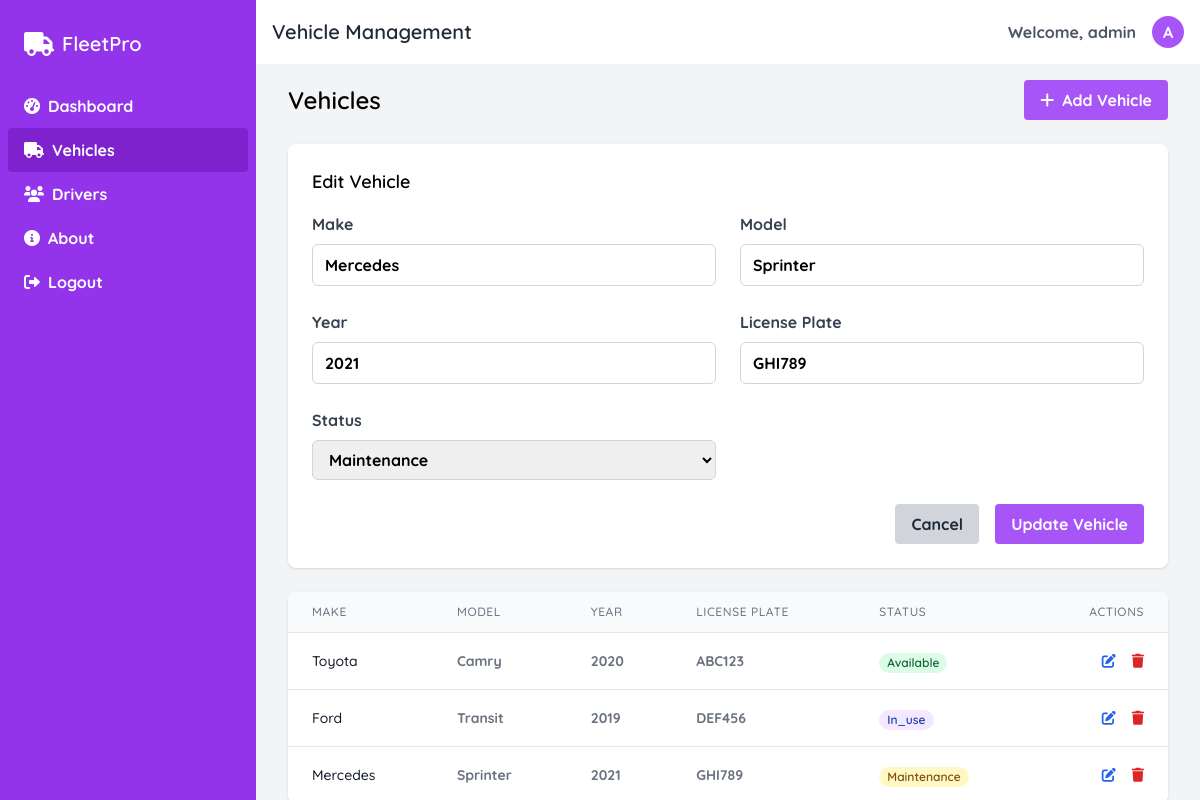
Screenshot of /vehicles.php?action=edit&id=3 (signed in) with the database file from the repository.
### tables this page shows
CREATE TABLE IF NOT EXISTS vehicles (
    id INT AUTO_INCREMENT PRIMARY KEY,
    make VARCHAR(50) NOT NULL,
    model VARCHAR(50) NOT NULL,
    year INT NOT NULL,
    license_plate VARCHAR(20) NOT NULL UNIQUE,
    status ENUM('available', 'in_use', 'maintenance', 'unavailable') DEFAULT 'available',
    created_at TIMESTAMP DEFAULT CURRENT_TIMESTAMP,
    updated_at TIMESTAMP DEFAULT CURRENT_TIMESTAMP ON UPDATE CURRENT_TIMESTAMP
);

### includes/db.php (called while the page is built, shortened)
<?php
global $pdo;
function getVehicles() {
    global $pdo;
    $stmt = $pdo->query("SELECT * FROM vehicles");
    return $stmt->fetchAll(PDO::FETCH_ASSOC);
}
?>

### vehicles.php (the view, shortened to what this page needs)
<?php
require_once 'includes/db.php';
$action = $_GET['action'] ?? '';
$vehicleId = $_GET['id'] ?? 0;
$vehicles = getVehicles();
$statuses = ['available', 'in_use', 'maintenance', 'unavailable'];
?>
<!DOCTYPE html>
<html lang="en">
<head>
    <script src="https://cdn.tailwindcss.com"></script>
    <link rel="stylesheet" href="https://cdnjs.cloudflare.com/ajax/libs/font-awesome/6.0.0/css/all.min.css">
</head>
<body class="bg-gray-100 font-sans">
    <div class="flex h-screen">
        <div class="sidebar bg-purple-600 text-white w-64 space-y-6 py-7 px-2 absolute inset-y-0 left-0 transform -translate-x-full md:relative md:translate-x-0 transition duration-200 ease-in-out">
            <div class="text-white flex items-center space-x-2 px-4">
                <i class="fas fa-truck text-2xl"></i>
                <span class="text-xl font-semibold">FleetPro</span>
            </div>
            <nav>
                <a href="dashboard.php" class="block py-2.5 px-4 rounded transition duration-200 hover:bg-purple-700">
                    <i class="fas fa-tachometer-alt mr-2"></i>Dashboard
                </a>
                <a href="vehicles.php" class="block py-2.5 px-4 rounded transition duration-200 bg-purple-700">
                    <i class="fas fa-truck mr-2"></i>Vehicles
                </a>
                <a href="drivers.php" class="block py-2.5 px-4 rounded transition duration-200 hover:bg-purple-700">
                    <i class="fas fa-users mr-2"></i>Drivers
                </a>
                <a href="about.php" class="block py-2.5 px-4 rounded transition duration-200 hover:bg-purple-700">
                    <i class="fas fa-info-circle mr-2"></i>About
                </a>
                <a href="logout.php" class="block py-2.5 px-4 rounded transition duration-200 hover:bg-purple-700">
                    <i class="fas fa-sign-out-alt mr-2"></i>Logout
                </a>
            </nav>
        </div>
        <div class="flex-1 flex flex-col overflow-hidden">
            <header class="bg-white shadow-sm hidden md:block">
                <div class="flex items-center justify-between p-4">
                    <h1 class="text-xl font-semibold text-gray-800">Vehicle Management</h1>
                    <div class="flex items-center space-x-4">
                        <span class="text-gray-600">Welcome, <?php echo htmlspecialchars($_SESSION['username']); ?></span>
                        <div class="w-8 h-8 rounded-full bg-purple-500 flex items-center justify-center text-white">
                            <?php echo strtoupper(substr($_SESSION['username'], 0, 1)); ?>
                        </div>
                    </div>
                </div>
            </header>
            <main class="flex-1 overflow-x-hidden overflow-y-auto bg-gray-100 p-4">
                <div class="container mx-auto px-4">
                    <div class="flex justify-between items-center mb-6">
                        <h2 class="text-2xl font-semibold">Vehicles</h2>
                        <a href="vehicles.php?action=add" class="bg-purple-500 hover:bg-purple-600 text-white font-bold py-2 px-4 rounded">
                            <i class="fas fa-plus mr-2"></i>Add Vehicle
                        </a>
                    </div>
                    <?php if ($action === 'add' || $action === 'edit'): ?>
                        <?php
                            $vehicle = [];
                            if ($action === 'edit' && $vehicleId > 0) {
                                foreach ($vehicles as $v) {
                                    if ($v['id'] == $vehicleId) {
                                        $vehicle = $v;
                                        break;
                                    }
                                }
                            }
                        ?>
                        <div class="bg-white rounded-lg shadow p-6 mb-6">
                            <h3 class="text-lg font-semibold mb-4">
                                <?php echo $action === 'add' ? 'Add New Vehicle' : 'Edit Vehicle'; ?>
                            </h3>
                            <form method="POST" action="vehicles.php?action=<?php echo $action; ?><?php echo $action === 'edit' ? '&id='.$vehicleId : ''; ?>">
                                <div class="grid grid-cols-1 md:grid-cols-2 gap-6">
                                    <div>
                                        <label class="block text-gray-700 mb-2" for="make">Make</label>
                                        <input type="text" id="make" name="make" required
                                            class="w-full px-3 py-2 border border-gray-300 rounded-md focus:outline-none focus:ring-2 focus:ring-blue-500"
                                            value="<?php echo $vehicle['make'] ?? ''; ?>">
                                    </div>
                                    <div>
                                        <label class="block text-gray-700 mb-2" for="model">Model</label>
                                        <input type="text" id="model" name="model" required
                                            class="w-full px-3 py-2 border border-gray-300 rounded-md focus:outline-none focus:ring-2 focus:ring-blue-500"
                                            value="<?php echo $vehicle['model'] ?? ''; ?>">
                                    </div>
                                    <div>
                                        <label class="block text-gray-700 mb-2" for="year">Year</label>
                                        <input type="number" id="year" name="year" min="1900" max="<?php echo date('Y') + 1; ?>" required
                                            class="w-full px-3 py-2 border border-gray-300 rounded-md focus:outline-none focus:ring-2 focus:ring-blue-500"
                                            value="<?php echo $vehicle['year'] ?? ''; ?>">
                                    </div>
                                    <div>
                                        <label class="block text-gray-700 mb-2" for="license_plate">License Plate</label>
                                        <input type="text" id="license_plate" name="license_plate" required
                                            class="w-full px-3 py-2 border border-gray-300 rounded-md focus:outline-none focus:ring-2 focus:ring-blue-500"
                                            value="<?php echo $vehicle['license_plate'] ?? ''; ?>">
                                    </div>
                                    <div>
                                        <label class="block text-gray-700 mb-2" for="status">Status</label>
                                        <select id="status" name="status" required
                                            class="w-full px-3 py-2 border border-gray-300 rounded-md focus:outline-none focus:ring-2 focus:ring-blue-500">
                                            <?php foreach ($statuses as $status): ?>
                                                <option value="<?php echo $status; ?>"
                                                    <?php if (isset($vehicle['status']) && $vehicle['status'] === $status) echo 'selected'; ?>>
                                                    <?php echo ucfirst($status); ?>
                                                </option>
                                            <?php endforeach; ?>
                                        </select>
                                    </div>
                                </div>
                                <div class="mt-6 flex justify-end space-x-4">
                                    <a href="vehicles.php" class="bg-gray-300 hover:bg-gray-400 text-gray-800 font-bold py-2 px-4 rounded">
                                        Cancel
                                    </a>
                                    <button type="submit" class="bg-purple-500 hover:bg-purple-600 text-white font-bold py-2 px-4 rounded">
                                        <?php echo $action === 'add' ? 'Add Vehicle' : 'Update Vehicle'; ?>
                                    </button>
                                </div>
                            </form>
                        </div>
                    <?php endif; ?>
                    <div class="bg-white rounded-lg shadow overflow-hidden">
                        <div class="overflow-x-auto">
                            <table class="min-w-full divide-y divide-gray-200">
                                <thead class="bg-gray-50">
                                    <tr>
                                        <th scope="col" class="px-6 py-3 text-left text-xs font-medium text-gray-500 uppercase tracking-wider">Make</th>
                                        <th scope="col" class="px-6 py-3 text-left text-xs font-medium text-gray-500 uppercase tracking-wider">Model</th>
                                        <th scope="col" class="px-6 py-3 text-left text-xs font-medium text-gray-500 uppercase tracking-wider">Year</th>
                                        <th scope="col" class="px-6 py-3 text-left text-xs font-medium text-gray-500 uppercase tracking-wider">License Plate</th>
                                        <th scope="col" class="px-6 py-3 text-left text-xs font-medium text-gray-500 uppercase tracking-wider">Status</th>
                                        <th scope="col" class="px-6 py-3 text-right text-xs font-medium text-gray-500 uppercase tracking-wider">Actions</th>
                                    </tr>
                                </thead>
                                <tbody class="bg-white divide-y divide-gray-200">
                                    <?php if (empty($vehicles)): ?>
                                        <tr>
                                            <td colspan="6" class="px-6 py-4 text-center text-gray-500">No vehicles found</td>
                                        </tr>
                                    <?php else: ?>
                                        <?php foreach ($vehicles as $vehicle): ?>
                                            <tr class="hover:bg-gray-50">
                                                <td class="px-6 py-4 whitespace-nowrap text-sm font-medium text-gray-900"><?php echo htmlspecialchars($vehicle['make']); ?></td>
                                                <td class="px-6 py-4 whitespace-nowrap text-sm text-gray-500"><?php echo htmlspecialchars($vehicle['model']); ?></td>
                                                <td class="px-6 py-4 whitespace-nowrap text-sm text-gray-500"><?php echo htmlspecialchars($vehicle['year']); ?></td>
                                                <td class="px-6 py-4 whitespace-nowrap text-sm text-gray-500"><?php echo htmlspecialchars($vehicle['license_plate']); ?></td>
                                                <td class="px-6 py-4 whitespace-nowrap">
                                                    <?php
                                                        $statusClass = '';
                                                        switch ($vehicle['status']) {
                                                            case 'available':
                                                                $statusClass = 'bg-green-100 text-green-800';
                                                                break;
                                                            case 'in_use':
                                                                $statusClass = 'bg-purple-100 text-blue-800';
                                                                break;
                                                            case 'maintenance':
                                                                $statusClass = 'bg-yellow-100 text-yellow-800';
                                                                break;
                                                        }
                                                    ?>
                                                    <span class="px-2 inline-flex text-xs leading-5 font-semibold rounded-full <?php echo $statusClass; ?>">
                                                        <?php echo ucfirst($vehicle['status']); ?>
                                                    </span>
                                                </td>
                                                <td class="px-6 py-4 whitespace-nowrap text-right text-sm font-medium">
                                                    <a href="vehicles.php?action=edit&id=<?php echo $vehicle['id']; ?>" class="text-blue-600 hover:text-blue-900 mr-3">
                                                        <i class="fas fa-edit"></i>
                                                    </a>
                                                    <a href="vehicles.php?action=delete&id=<?php echo $vehicle['id']; ?>" class="text-red-600 hover:text-red-900" onclick="return confirm('Are you sure you want to delete this vehicle?');">
                                                        <i class="fas fa-trash"></i>
                                                    </a>
                                                </td>
                                            </tr>
                                        <?php endforeach; ?>
                                    <?php endif; ?>
                                </tbody>
                            </table>
                        </div>
                    </div>
                </div>
            </main>
        </div>
    </div>
</body>
</html>

### vehicles.php (style rules this page uses)
* { font-family: "Quicksand", sans-serif; font-optical-sizing: auto; font-weight: 700; font-style: normal; }

### rows the page displays
vehicles: make "Mercedes", model "Sprinter", year "2021", license_plate "GHI789", status "Maintenance"
vehicles: make "Toyota", model "Camry", year "2020", license_plate "ABC123", status "Available"
vehicles: make "Ford", model "Transit", year "2019", license_plate "DEF456", status "In_use"

### other values shown
$_SESSION['username'] "admin"
substr($_SESSION['username'], 0, 1) "A"
